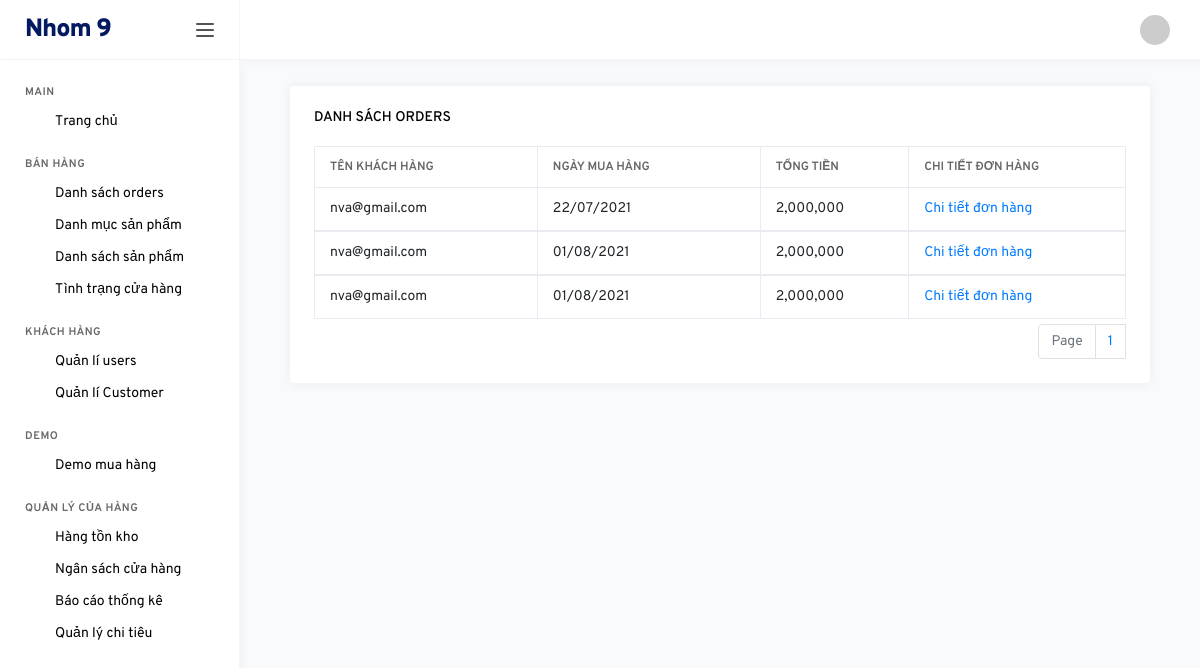
Page /backend/index.php?controller=orders (signed in) on the earlier database version.
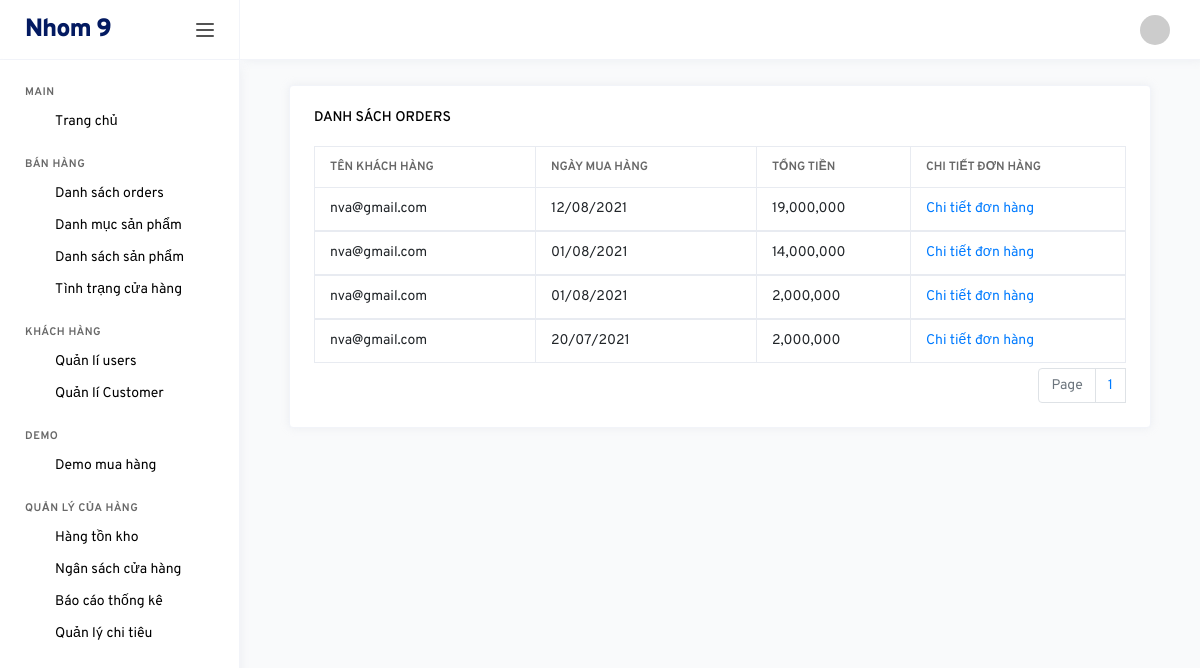
Same page on the later database version.
### tables this page shows
CREATE TABLE `orders` (
  `id` int(11) NOT NULL,
  `user_id` int(11) NOT NULL,
  `date` date NOT NULL,
  `price` int(11) NOT NULL
);

CREATE TABLE `users` (
  `id` int(11) NOT NULL,
  `email` varchar(500) NOT NULL,
  `password` varchar(500) NOT NULL
);

### backend/controllers/OrdersController.php (called while the page is built, shortened)
<?php
	include "Models/OrdersModel.php";
	class OrdersController extends Controller{
		public function index(){
			$recordPerPage = 25;
			$numPage = ceil($this->modelTotal()/$recordPerPage);
			$listRecord = $this->modelRead($recordPerPage);
			$this->loadView("OrdersView.php",["listRecord"=>$listRecord,"numPage"=>$numPage]);
		}
	}
 ?>

### backend/models/OrdersModel.php (called while the page is built, shortened)
<?php
	trait OrdersModel{
		public function modelRead($recordPerPage){
			$page = isset($_GET["p"]) && $_GET["p"] > 0 ? $_GET["p"]-1 : 0;
			$from = $page * $recordPerPage;
			$conn = Connection::getInstance();
			$query = $conn->query("select users.email as users, orders.* from orders inner join users on orders.user_id = users.id order by orders.id desc limit $from, $recordPerPage");
			return $query->fetchAll();
		}
		public function modelTotal(){
			$conn = Connection::getInstance();
			$query = $conn->query("select id from orders");
			return $query->rowCount();
		}
	}
 ?>

### backend/views/OrdersView.php (the view, shortened to what this page needs)
<div class="col-md-12">
        <div class="col-md-12 grid-margin stretch-card">
        <div class="card">
            <div class="card-body">
                <h6 class="card-title">Danh sách Orders</h6>
                <div class="table-responsive">
                        <table class="table table-bordered table-hover">
                            <thead>
                                <tr>
                                    <th style="width: 150px;">Tên khách hàng</th>
                                    <th style="width: 150px;">Ngày mua hàng</th>
                                    <th style="width: 100px;">Tổng tiền</th>
                                    <th style="width: 100px;">Chi tiết đơn hàng</th>
                                </tr>
                            </thead>
                <?php foreach($listRecord as $rows): ?>
                <tbody>
                    <tr>
                     <td><?php echo $rows->users; ?></td>
                     <td>
                        <?php
                        $date = Date_create($rows->date);
                        echo Date_format($date, "d/m/Y");
                        ?>
                        </td>
                     <td><?php echo number_format($rows->price); ?></td>
                     <td><a href="index.php?controller=orders&action=detail&id=<?php echo $rows->id; ?>">Chi tiết đơn hàng</a></td>
                 </tr>
                    <?php endforeach; ?>
                </tbody>
                </table>
                <nav aria-label="Page navigation example">
                <ul class="pagination">
                    <li class="page-item disabled"><a class="page-link" href="#">Page</a></li>
                    <?php for($i = 1;$i <= $numPage; $i++): ?>
                        <li><a class="page-link" href="index.php?controller=products&p=<?php echo $i; ?>"><?php echo $i; ?></a></li>
                        <?php endfor; ?>
                </ul>
                </nav>
        </div>
            </div>
        </div>
    </div>
    </div>

Differences in the rows shown:
removed orders: user.email "nva@gmail.com", date "22/07/2021", price "2,000,000"
added orders: user.email "nva@gmail.com", date "12/08/2021", price "19,000,000"
added orders: user.email "nva@gmail.com", date "01/08/2021", price "14,000,000"
changed orders (number 4 of 4 on the later page): date "01/08/2021" → "20/07/2021"
